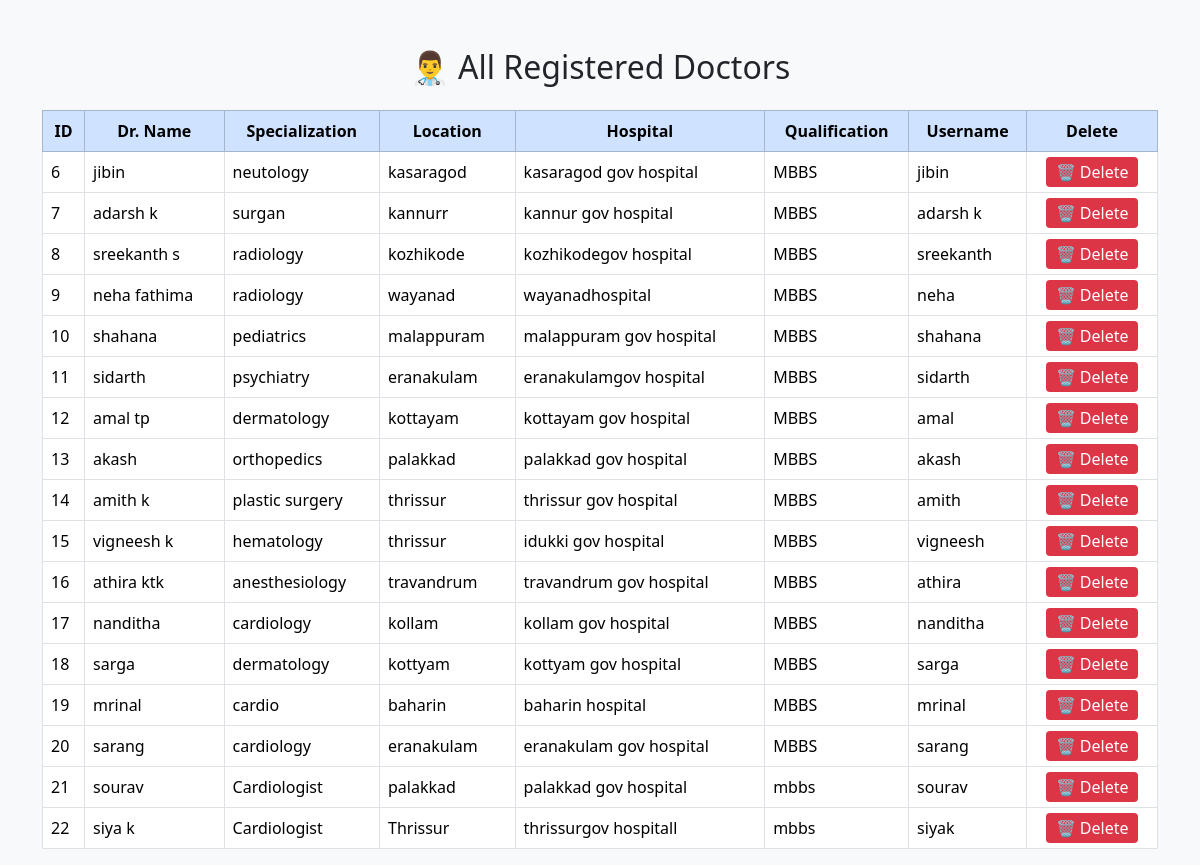
Page /view_doctors on the earlier database version.
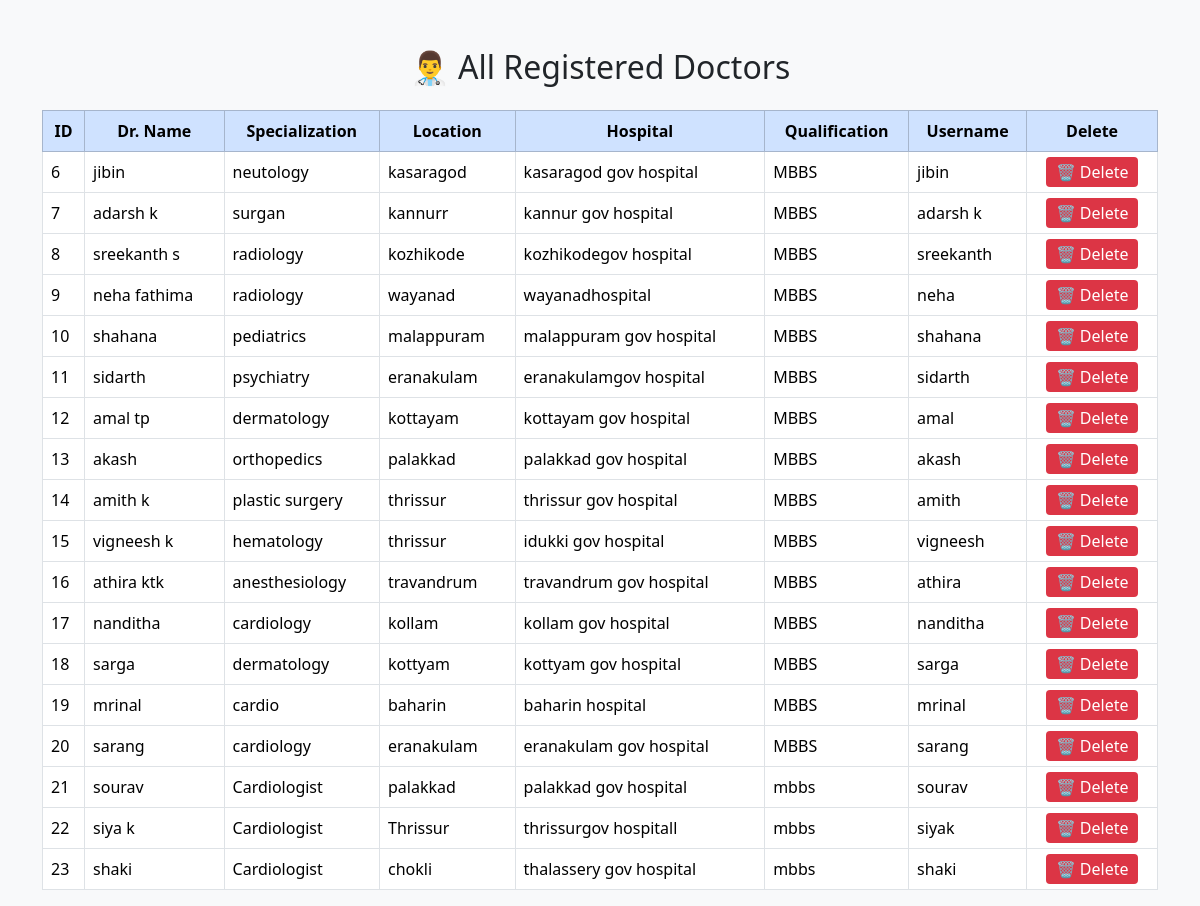
Same page on the later database version.
### doctorapp/models.py (models this page shows)
class Doctor(models.Model):
    doc=models.ForeignKey(User,on_delete=models.CASCADE)
    name=models.CharField(max_length=100)
    specilization=models.CharField(max_length=100)
    hospital=models.CharField(max_length=100)
    qualification=models.CharField(max_length=100)
    location=models.CharField(max_length=100)

class User(AbstractUser):
    usertype=models.CharField(max_length=100)

### doctorapp/views.py (the view)
# urls.py: path('view_doctors',views.view_doctors,name='view_doctors'),
def view_doctors(request):
    x=Doctor.objects.all()
    return render(request,'view_doctor.html',{'x1':x})

### doctorapp/templates/view_doctor.html (shortened to what this page needs)
<!DOCTYPE html>
<html lang="en">
<head>
    <link href="https://cdn.jsdelivr.net/npm/bootstrap@5.3.3/dist/css/bootstrap.min.css" rel="stylesheet">
</head>
<body>
<div class="container mt-5">
    <h2 class="mb-4 text-center">👨‍⚕️ All Registered Doctors</h2>
    <div class="table-responsive">
        <table class="table table-bordered table-hover align-middle">
            <thead class="table-primary text-center">
                <tr>
                    <th>ID</th>
                    <th>Dr. Name</th>
                    <th>Specialization</th>
                    <th>Location</th>
                    <th>Hospital</th>
                    <th>Qualification</th>
                    <th>Username</th>
                    <th>Delete</th>
                </tr>
            </thead>
            <tbody>
                {% for i in x1 %}
                <tr>
                    <td>{{ i.id }}</td>
                    <td>{{ i.name }}</td>
                    <td>{{ i.specilization }}</td>
                    <td>{{ i.location }}</td>
                    <td>{{ i.hospital }}</td>
                    <td>{{ i.qualification }}</td>
                    <td>{{ i.doc.username }}</td>
                    <td class="text-center">
                        <a href="delete_doctor/{{ i.doc_id }}" class="btn-delete">🗑️ Delete</a>
                    </td>
                </tr>
                {% empty %}
                <tr>
                    <td colspan="8" class="text-center text-muted">No doctors found.</td>
                </tr>
                {% endfor %}
            </tbody>
        </table>
    </div>
</div>
</body>
</html>

### doctorapp/templates/view_doctor.html (style rules this page uses)
body { background-color: #f8f9fa; }
.table th, .table td { vertical-align: middle; }
.btn-delete { background-color: #dc3545; color: white; padding: 4px 10px; border-radius: 4px; text-decoration: none; }

Differences in the rows shown:
added Doctor: id "23", name "shaki", specilization "Cardiologist", location "chokli", hospital "thalassery gov hospital", qualification "mbbs", doc.username "shaki"
